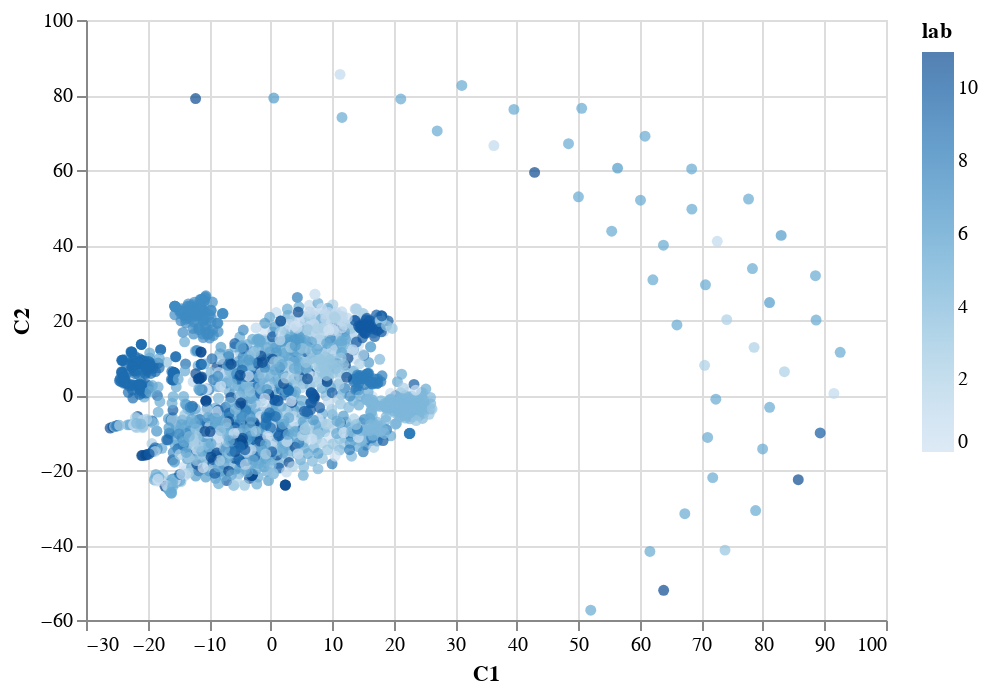

The code cell stored with this chart in its notebook:
### Code cell
from altair import Chart


chart = Chart(df_tsne)
chart.mark_circle().encode(
    x='C1',
    y='C2',
    color='lab'
)

### Figure 1 — Vega-Lite specification as saved in the notebook (floating-point values rounded to 4 significant figures; data arrays with more than 128 entries replaced by an {"elided": "..."} marker saying what was removed)
{"config": {"view": {"continuousWidth": 400, "continuousHeight": 300}}, "data": {"name": "data-08e4015809298b94d779c88e294fc04a"}, "mark": "circle", "encoding": {"color": {"type": "quantitative", "field": "lab"}, "x": {"type": "quantitative", "field": "C1"}, "y": {"type": "quantitative", "field": "C2"}}, "$schema": "https://vega.github.io/schema/vega-lite/v4.0.0.json", "datasets": {"data-08e4015809298b94d779c88e294fc04a": {"elided": "2068 records"}}}
